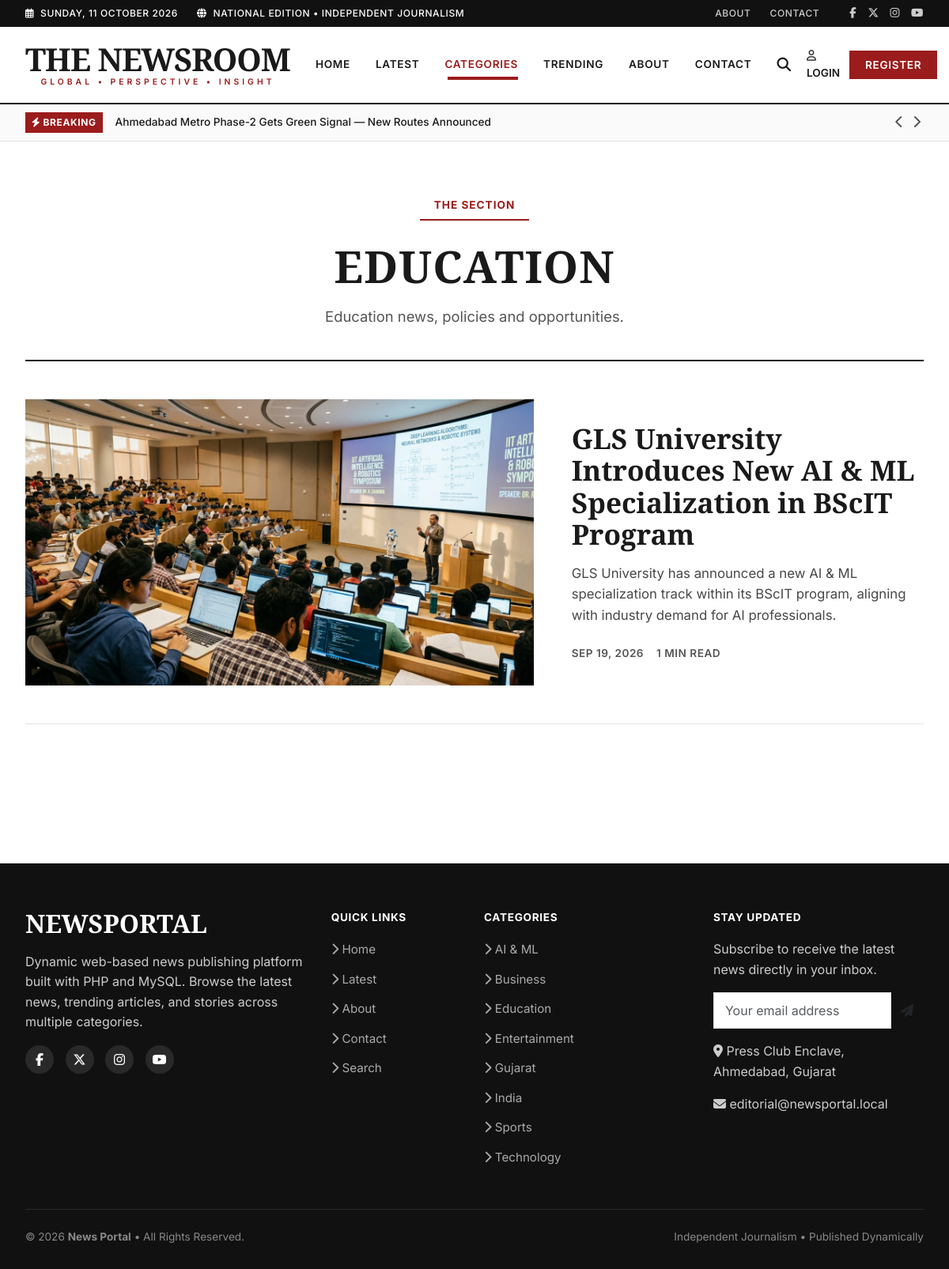
Before: /category.php?slug=education with the older database file.
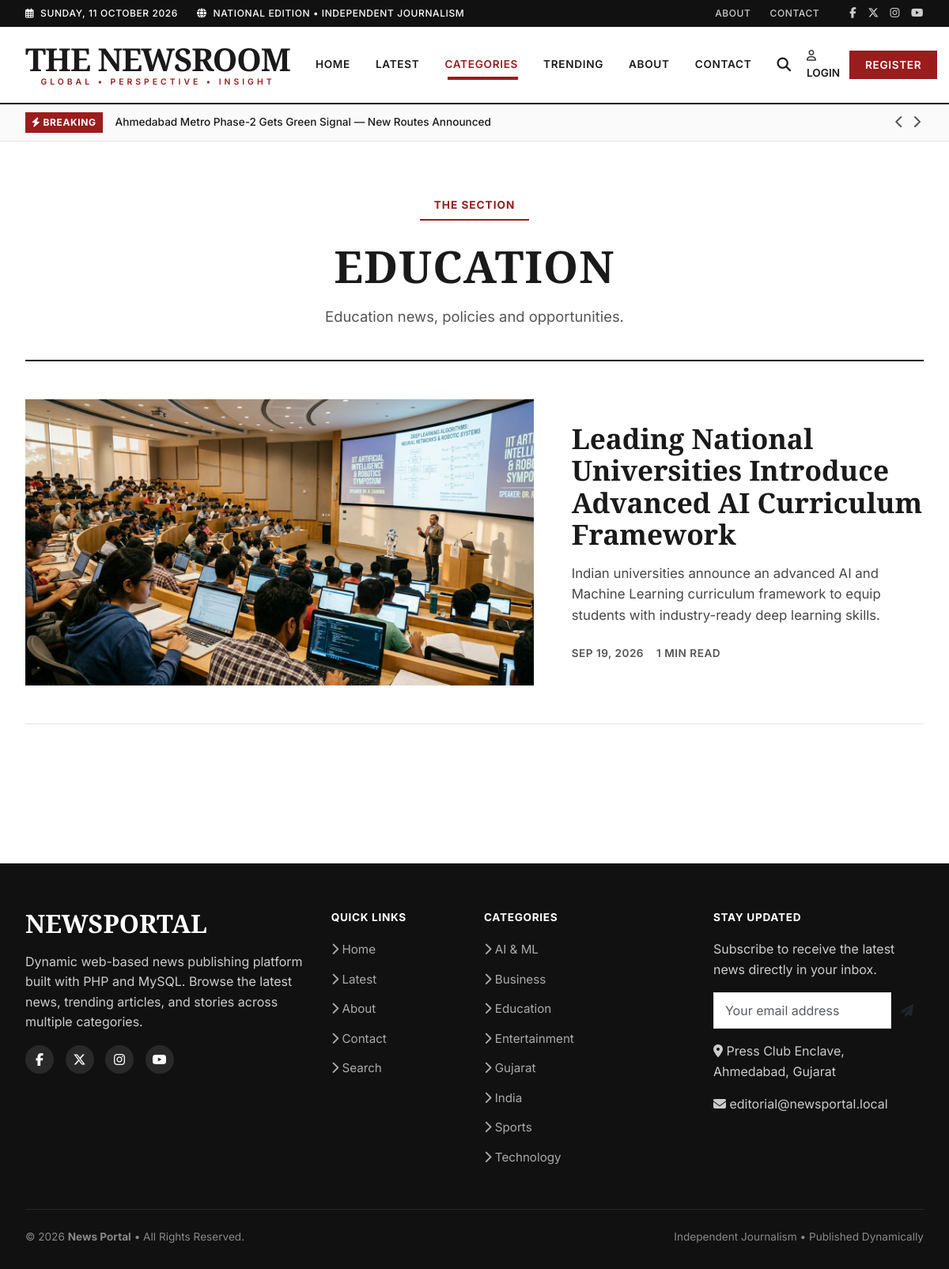
After: the same page with the newer database file.
### tables this page shows
CREATE TABLE IF NOT EXISTS `news` (
    `id`                INT UNSIGNED    NOT NULL AUTO_INCREMENT,
    `category_id`       INT UNSIGNED    NOT NULL,
    `author_id`         INT UNSIGNED    NOT NULL,
    `title`             VARCHAR(255)    NOT NULL,
    `slug`              VARCHAR(280)    NOT NULL,
    `short_description` VARCHAR(500)    NOT NULL,
    `content`           LONGTEXT        NOT NULL,
    `featured_image`    VARCHAR(255)    DEFAULT NULL,
    `status`            ENUM('draft', 'published', 'archived') NOT NULL DEFAULT 'draft',
    `is_featured`       TINYINT(1)      NOT NULL DEFAULT 0,
    `is_breaking`       TINYINT(1)      NOT NULL DEFAULT 0,
    `views`             INT UNSIGNED    NOT NULL DEFAULT 0,
    `published_at`      DATETIME        DEFAULT NULL,
    `created_at`        DATETIME        NOT NULL DEFAULT CURRENT_TIMESTAMP,
    `updated_at`        DATETIME        NOT NULL DEFAULT CURRENT_TIMESTAMP ON UPDATE CURRENT_TIMESTAMP,

    PRIMARY KEY (`id`),
    UNIQUE KEY `uk_news_slug` (`slug`),
    INDEX `idx_news_status_published` (`status`, `published_at`),
    INDEX `idx_news_category` (`category_id`),
    INDEX `idx_news_author` (`author_id`),
    INDEX `idx_news_featured` (`is_featured`),
    INDEX `idx_news_breaking` (`is_breaking`),
    INDEX `idx_news_views` (`views`),

    CONSTRAINT `fk_news_category`
        FOREIGN KEY (`category_id`) REFERENCES `categories` (`id`)
        ON DELETE RESTRICT ON UPDATE CASCADE,

    CONSTRAINT `fk_news_author`
        FOREIGN KEY (`author_id`) REFERENCES `users` (`id`)
        ON DELETE RESTRICT ON UPDATE CASCADE
);

CREATE TABLE IF NOT EXISTS `categories` (
    `id`            INT UNSIGNED    NOT NULL AUTO_INCREMENT,
    `name`          VARCHAR(100)    NOT NULL,
    `slug`          VARCHAR(120)    NOT NULL,
    `description`   TEXT            DEFAULT NULL,
    `status`        ENUM('active', 'inactive') NOT NULL DEFAULT 'active',
    `created_at`    DATETIME        NOT NULL DEFAULT CURRENT_TIMESTAMP,
    `updated_at`    DATETIME        NOT NULL DEFAULT CURRENT_TIMESTAMP ON UPDATE CURRENT_TIMESTAMP,

    PRIMARY KEY (`id`),
    UNIQUE KEY `uk_categories_name` (`name`),
    UNIQUE KEY `uk_categories_slug` (`slug`)
);

### includes/functions.php (called while the page is built, shortened)
<?php
function e($value): string
{
    return htmlspecialchars((string) $value, ENT_QUOTES | ENT_SUBSTITUTE, 'UTF-8');
}
function url(string $path = ''): string
{
    $path = ltrim($path, '/');
    $isAdminPath = str_starts_with($path, 'admin/') || $path === 'admin';
    $port = $_SERVER['SERVER_PORT'] ?? '';
    static $basePath = null;
    if ($basePath === null) {
        $scriptDir = dirname($_SERVER['SCRIPT_NAME'] ?? '');
        $projectRoot = dirname(__DIR__);
        $docRoot = realpath($_SERVER['DOCUMENT_ROOT'] ?? '');
        if ($docRoot && $projectRoot && str_starts_with($projectRoot, $docRoot)) {
            $basePath = str_replace('\\', '/', substr($projectRoot, strlen($docRoot)));
        } else {
            $basePath = $scriptDir;
        }
        $basePath = rtrim($basePath, '/');
    }
    return $basePath . '/' . ($isAdminPath ? 'admin/' . $path : $path);
}
function projectRoot(): string
{
    return dirname(__DIR__);
}
function buildUrl(string $path, array $params = []): string
{
    $fullPath = url($path);
    if (!empty($params)) {
        $fullPath .= '?' . http_build_query($params, '', '&', PHP_QUERY_RFC3986);
    }
    return $fullPath;
}
function formatDate(?string $date, string $format = 'd M Y'): string
{
    try {
        $dt = new DateTime($date, new DateTimeZone(APP_TIMEZONE));
        return $dt->format($format);
    } catch (Exception) {
        return 'N/A';
    }
}
function calculateReadingTime(string $content): string
{
    $words = wordCount($content);
    $minutes = max(1, (int) ceil($words / 200));
    return $minutes . ' min read';
}
function wordCount(string $content): int
{
    $text = strip_tags($content);
    $text = trim($text);
    return str_word_count($text);
}
function excerpt(string $content, int $length = 150): string
{
    $text = strip_tags($content);
    $text = preg_replace('/\s+/', ' ', trim($text));
    if (mb_strlen($text, 'UTF-8') <= $length) {
        return $text;
    }
    $truncated = mb_substr($text, 0, $length, 'UTF-8');
    return rtrim($truncated, '.,!? ') . '…';
}
function newsImageUrl(?string $imagePath, ?string $categorySlug = null): string
{
    if (!empty($imagePath)) {
        $cleanPath = ltrim($imagePath, '/\\');
        if (file_exists(projectRoot() . '/' . $cleanPath)) {
            return url($cleanPath);
        }
    }
    if (!empty($categorySlug)) {
        $slugClean = preg_replace('/[^a-z0-9_-]/', '', strtolower($categorySlug));
        $catFallback = 'assets/images/categories/' . $slugClean . '.jpg';
        if (file_exists(projectRoot() . '/' . $catFallback)) {
            return url($catFallback);
        }
    }
    return url('assets/images/default-news.jpg');
}

### category.php (the view, shortened to what the changed rows need)
<?php
require_once __DIR__ . '/includes/functions.php';
$slug = $_GET['slug'] ?? '';
$page = isset($_GET['page']) ? (int)$_GET['page'] : 1;
try {
    $pdo = connectDB();
    $catSql = "SELECT * FROM categories WHERE slug = :slug AND status = 'active'";
    $catStmt = $pdo->prepare($catSql);
    $catStmt->execute(['slug' => $slug]);
    $category = $catStmt->fetch();
    $categoryId = $category['id'];
    $countSql = "SELECT COUNT(*) FROM news WHERE category_id = :cat_id AND status = 'published'";
    $countStmt = $pdo->prepare($countSql);
    $countStmt->execute(['cat_id' => $categoryId]);
    $totalItems = $countStmt->fetchColumn();
    $itemsPerPage = 6;
    $pagination = paginate($totalItems, $itemsPerPage, $page);
    $newsList = [];
    if ($totalItems > 0) {
        $newsSql = "SELECT n.*, c.name as category_name, c.slug as category_slug, u.name as author_name
                    FROM news n
                    JOIN categories c ON n.category_id = c.id
                    JOIN users u ON n.author_id = u.id
                    WHERE n.category_id = :cat_id AND n.status = 'published'
                    ORDER BY n.published_at DESC
                    LIMIT :limit OFFSET :offset";
        $newsStmt = $pdo->prepare($newsSql);
        $newsStmt->bindValue(':cat_id', $categoryId, PDO::PARAM_INT);
        $newsStmt->bindValue(':limit', $itemsPerPage, PDO::PARAM_INT);
        $newsStmt->bindValue(':offset', $pagination['offset'], PDO::PARAM_INT);
        $newsStmt->execute();
        $newsList = $newsStmt->fetchAll();
    }
} catch (Exception $e) {
    setFlashMessage("An error occurred while loading the category.", "error");
    redirect('index.php');
    exit;
}
require_once __DIR__ . '/includes/header.php';
$featuredArticle = $newsList[0] ?? null;
?>
<main class="category-page py-5">
    <div class="container">
        <div class="text-center mb-5" style="border-bottom: 2px solid var(--ink); padding-bottom: 40px;">
            <h1 class="section-title mt-2 mb-3" style="font-size: 3.5rem; text-transform: uppercase;">
                <?= e($category['name']) ?>
            </h1>
        </div>
        <?php if (empty($newsList)): ?>
            <div class="text-center py-5">
                <div class="empty-state">
                    <i class="far fa-folder-open mb-3" style="font-size: 3.5rem; color: var(--line);"></i>
                    <h3 style="color: var(--muted); font-family: var(--font-display);">No news available</h3>
                    <p style="color: var(--muted);">There are currently no published articles in this category.</p>
                </div>
            </div>
        <?php else: ?>
            <?php if ($featuredArticle): ?>
            <div class="mb-5 border-bottom pb-5" style="border-color: var(--line) !important;">
                <div class="row g-5 align-items-center">
                    <div class="col-md-7">
                        <a href="<?= buildUrl('news.php', ['slug' => $featuredArticle['slug']]) ?>" class="d-block">
                            <img src="<?= e(newsImageUrl($featuredArticle['featured_image'], $category['slug'])) ?>" alt="<?= e($featuredArticle['title']) ?>" style="width: 100%; aspect-ratio: 16/9; object-fit: cover; border-radius: 0;">
                        </a>
                    </div>
                    <div class="col-md-5">
                        <h2 style="font-family: var(--font-display); font-size: 2.2rem; font-weight: 800; line-height: 1.15; margin-bottom: 16px;">
                            <a href="<?= buildUrl('news.php', ['slug' => $featuredArticle['slug']]) ?>" style="color: var(--ink);">
                                <?= e($featuredArticle['title']) ?>
                            </a>
                        </h2>
                        <p style="color: var(--ink); font-size: 1.05rem; line-height: 1.6; margin-bottom: 24px; opacity: 0.8;">
                            <?= e(excerpt($featuredArticle['short_description'] ?: $featuredArticle['content'], 180)) ?>
                        </p>
                        <div style="font-size: 0.85rem; color: var(--muted); display: flex; gap: 16px; font-family: var(--font-body); font-weight: 600; text-transform: uppercase; letter-spacing: 0.5px;">
                            <span><?= formatDate($featuredArticle['published_at'], 'M j, Y') ?></span>
                            <span><?= calculateReadingTime($featuredArticle['content']) ?></span>
                        </div>
                    </div>
                </div>
            </div>
            <?php endif; ?>
        <?php endif; ?>
    </div>
</main>
<?php
require_once __DIR__ . '/includes/footer.php';
?>

Changed rows visible on the page:
changed news "1 MIN READ": title "GLS University Introduces New AI & ML Specialization in BScIT Program" → "Leading National Universities Introduce Advanced AI Curriculum Framework"; short_description "GLS University has announced a new AI & ML specialization track within its BScIT program, aligning with industry demand for AI professionals." → "Indian universities announce an advanced AI and Machine Learning curriculum framework to equip students with industry-ready deep learning skills."
